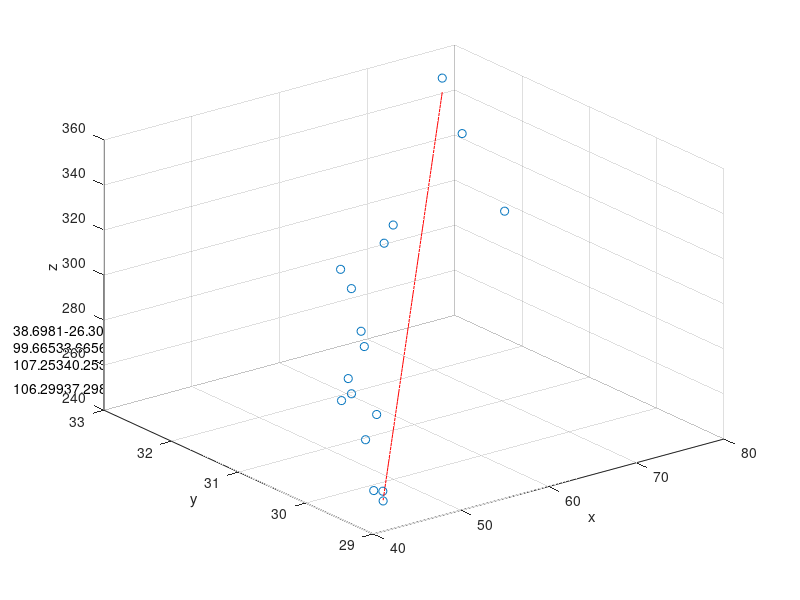

Write MATLAB code to recreate this figure. (Note: this script raises an error after producing the figure.)
%% Minsta-kvadratmetoden Anton Hedén
clc
disp('Minsta-kvadratmetoden Anton Hedén')
disp('--------------------')
% dot(u,v)%skalärprodukt
% norm(u)%Normen (absolutbeloppet av en vektor  
% phi=acos(dot(u,v)/(norm(u)*norm(v)))%vinkeln mellan två vektorer 
% u=v/norm(v)%skapa vektorn som är i samma riktining som v fast 1 lång (enhetsvektorn i v;s riktning)
% norm(u-v)%avståndet mellan två vektorer 
% cross(u,v)%bereknarkryssprodukt 
%% Uppgift 1
disp('Uppgift 1')
disp(' ')

td=[5 6 7 8 9 10]';              % t-data
yd=[19.5888 23.4043 25.5754 29.1231 31.9575 35.8116]';   % y-data

A=[ones(size(td)) td]    ;       % Designmatrisen 1 or i första kolumnen td i andra cloumnen 
x=A\yd;
a=x(1); b=x(2);              % Minsta-kvadratl¨osningen
n=length(td);                        % Antalet m¨atdata
e=norm(A*x-yd)/sqrt(n);              % Kvadratiska medelfelet
a
b

e


t=linspace(td(1)-1,td(n)+1);
yt=@(t)(a+b*t);
plot(td,yd,'o'); hold on
plot(t,yt(t));
grid on

str = {"a = "+ a,"b = "+b," ","e = "+e};
text(9,25,str)
hold off
disp('--------------------')
%% Uppgift 2
disp('Uppgift 2')
disp(' ')

td=[1 2 3 4 5 6 7 8 9 10 11 12]'; % t-data
yd=[-0.9 -0.9 2.0 6 11.6 15.5 16.6 16.2 12.8 9.1 4.4 1.0]'; % y-data
w=3/(pi*2); 
w=(pi*2)/12; 
A=[ones(size(td)) sin(w*td) cos(w*td)]; % Designmatrisen
x=A\yd; % Minsta-kvadratl¨osningen
c1=x(1); c2=x(2); c3=x(3);

n=length(td); % Antalet m¨atdata
e=norm(A*x-yd)/sqrt(n); % Kvadratiska medelfelet


c1
c2
c3

e
start=0; stop=12;

t=linspace(start,stop);
% t=linspace(td(1)-1,24);

yt=@(t)c1 +c2*sin(w*t)+c3*cos(w*t);
% yt=@(t)c1 +c2*t+c3*t.^2;
plot(td,yd,'o'); hold on
plot(t,yt(t));
axis([start stop -5 20]);

str = {"c1 = "+ c1,"c2 = "+c2,"c3 = "+c3," ","e = "+e};

text(8,5,str)

grid on
hold off
disp('--------------------')
%% Uppgift 3
disp('Uppgift 3')
disp(' ')

load('Labb6Labdata')

A=[ones(size(td)) sd td]; % Designmatrisen

x=A\yd; % Minsta-kvadratl¨osningen
a=x(1); b=x(2); c=x(3);

n=length(td); % Antalet m¨atdata
e=norm(A*x-yd)/sqrt(n); % Kvadratiska medelfelet



e
a
b
c


s=linspace(sd(1),sd(n));
t=linspace(td(1),td(n));


%plot punkter
plot3(sd,td,yd,'o'); hold on; grid on
%plot linje 
yt=@(s,t)(a+b*s+c*t);
plot3(s,t,yt(s,t),'r');
xlabel('x'), ylabel('y'),zlabel('z')

str = {"a = "+ a,"b = "+b,"c = "+c," ","e = "+e};
text(45,35,230,str)



str = {"y(s,t) = "+ a+" + "+b+"s + "+c+"t"};
text(60,30,360,str)



%plot plan 
xmin=40; xmax=80; ymin=25; ymax=35; %zmin=250; zmax=350;

X=[xmin xmax xmax xmin]; Y=[ymin ymin ymax ymax];
% Z=[zmin zmin zmax zmax];

f=(a+b*sd(1)+c*td(1))/(yt(sd(1),td(1))); 

Z=(a+b*X+c*Y)/f;
fill3(X,Y,Z,'g','facealpha',0.3)


str={"planets ekvation",b+ "x + "+c+"y - "+f+"z = "+a*(-1)};
text(50,30,300,str)


hold off

disp('--------------------')
